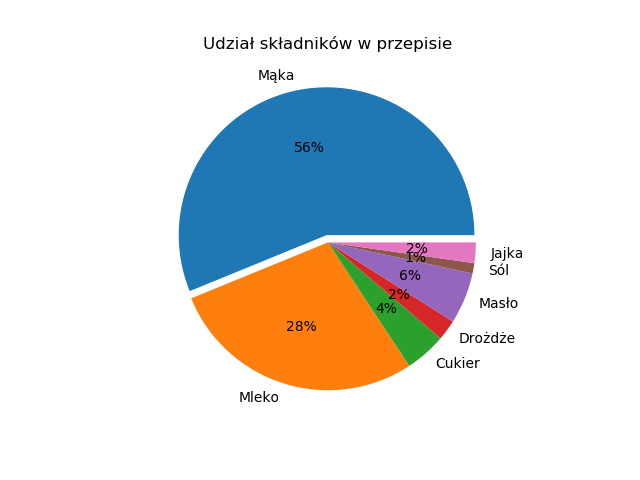

Source code (Python):
import matplotlib.pyplot as plt
import pandas as pd

data = pd.read_csv("przepis.csv", index_col=1)
plt.pie(data["Waga w g"], explode=[0.05, 0, 0, 0, 0, 0, 0], labels=data.index, autopct='%1.f%%')
plt.title("Udział składników w przepisie")
plt.savefig("zad.png")
plt.show()
